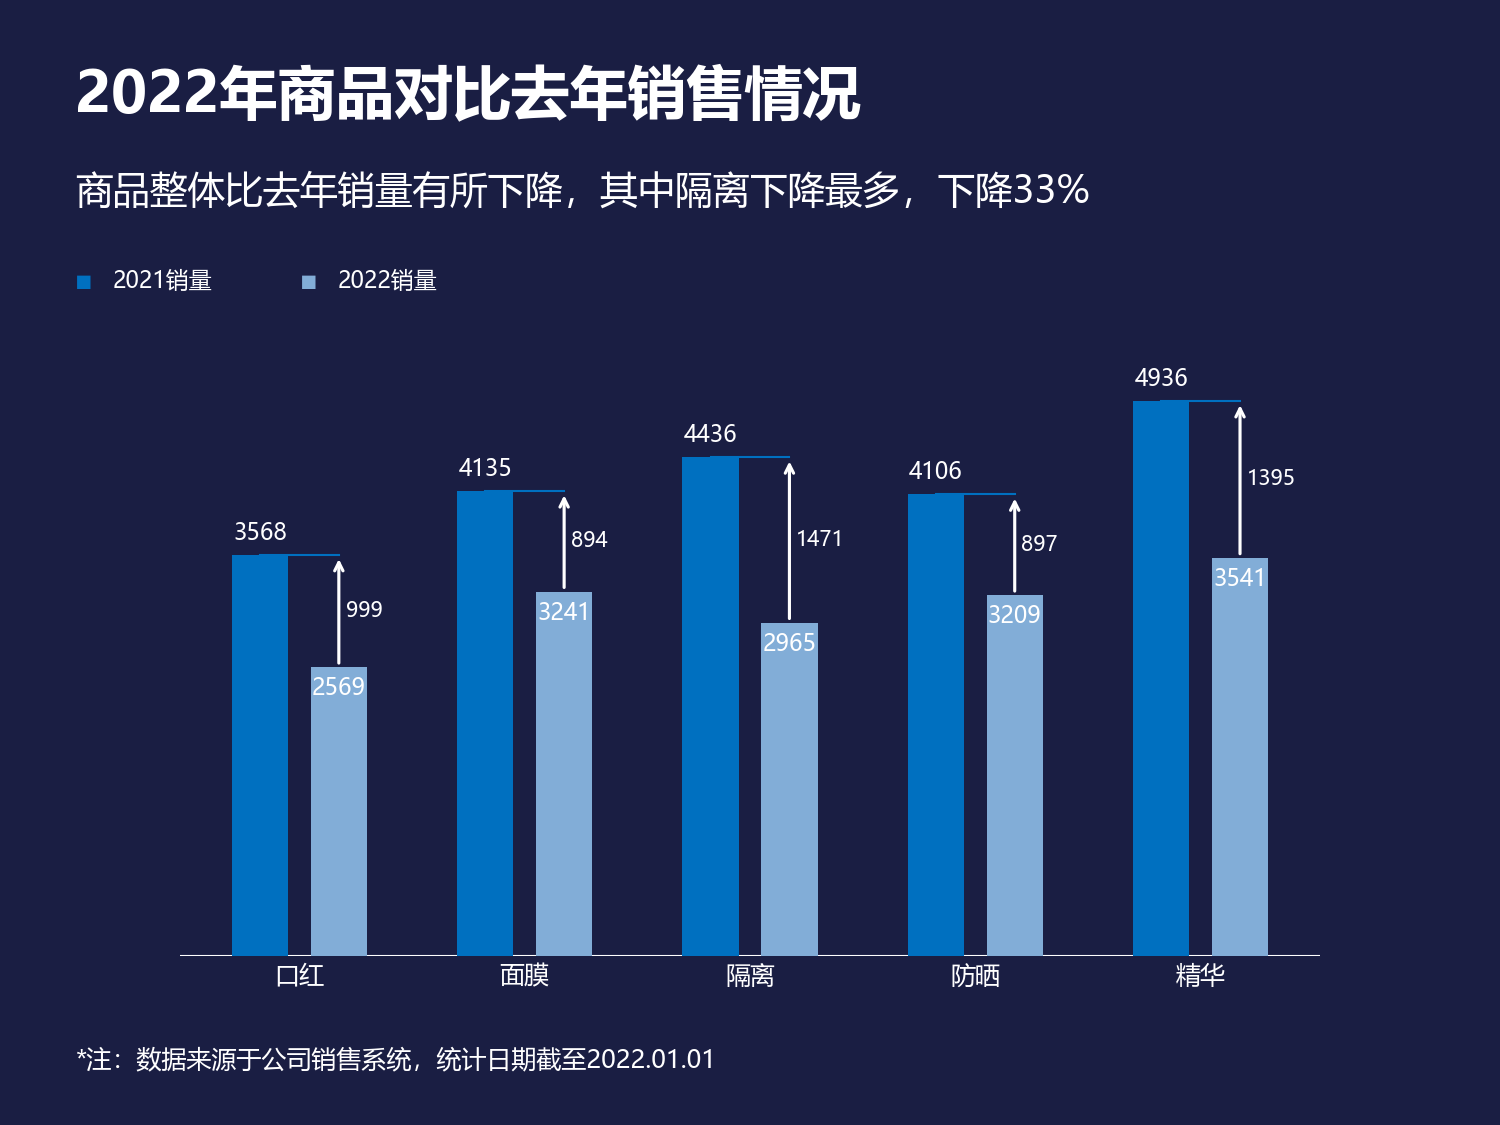

Source code (Python):
import matplotlib
matplotlib.use('Agg')
import matplotlib.pyplot as plt
import numpy as np

plt.rcParams['font.sans-serif'] = ['Microsoft YaHei', 'SimHei', 'Arial Unicode MS']
plt.rcParams['axes.unicode_minus'] = False

products = ['口红', '面膜', '隔离', '防晒', '精华']
sales_2021 = [3568, 4135, 4436, 4106, 4936]
sales_2022 = [2569, 3241, 2965, 3209, 3541]

fig, ax = plt.subplots(figsize=(10, 7.5), facecolor='#1A1E43')
ax.set_facecolor('#1A1E43')

ax.set_position([0.12, 0.15, 0.76, 0.55])

x = np.arange(len(products))
width = 0.25

offset = 0.175
ax.bar(x - offset, sales_2021, width, color='#0070C0', zorder=2)
ax.bar(x + offset, sales_2022, width, color='#82ADD7', zorder=2)

for i, val in enumerate(sales_2021):
    ax.text(i - offset, val + 80, str(val), ha='center', va='bottom',
            color='white', fontsize=11, zorder=6)
for i, val in enumerate(sales_2022):
    ax.text(i + offset, val - 80, str(val), ha='center', va='top',
            color='white', fontsize=11, zorder=6)

for i in range(len(products)):
    diff = sales_2021[i] - sales_2022[i]
    ax.plot([i - offset, i + offset], [sales_2021[i], sales_2021[i]],
            color='#0070C0', linewidth=1.0, zorder=4)
    ax.annotate('', xy=(i + offset, sales_2021[i]), xytext=(i + offset, sales_2022[i]),
                arrowprops=dict(arrowstyle='->', color='white', lw=1.5),
                zorder=5)
    ax.text(i + offset + 0.03, (sales_2021[i] + sales_2022[i]) / 2, str(diff),
            ha='left', va='center', color='white', fontsize=10, zorder=6)

ax.set_ylim(0, 5500)
ax.set_yticks([])
ax.set_xticks(x)
ax.set_xticklabels(products, color='white', fontsize=12)
ax.tick_params(axis='x', length=0)

for spine in ax.spines.values():
    spine.set_visible(False)

ax.axhline(y=0, color='white', linewidth=1, zorder=1)

label_x = 0.05
fig.text(label_x, 0.90, '2022年商品对比去年销售情况', fontsize=28, fontweight='bold', color='white', ha='left')
fig.text(label_x, 0.82, '商品整体比去年销量有所下降，其中隔离下降最多，下降33%', fontsize=18, color='white', ha='left')

fig.text(label_x, 0.75, '■', fontsize=14, color='#0070C0', ha='left', va='center')
fig.text(label_x + 0.025, 0.75, '2021销量', fontsize=11, color='white', ha='left', va='center')
fig.text(label_x + 0.15, 0.75, '■', fontsize=14, color='#82ADD7', ha='left', va='center')
fig.text(label_x + 0.175, 0.75, '2022销量', fontsize=11, color='white', ha='left', va='center')
fig.text(label_x, 0.05, '*注：数据来源于公司销售系统，统计日期截至2022.01.01', fontsize=12, color='white', ha='left')

plt.savefig('9 对比柱形图.png', dpi=150, facecolor='#1A1E43')
print("已生成 9 对比柱形图.png")
